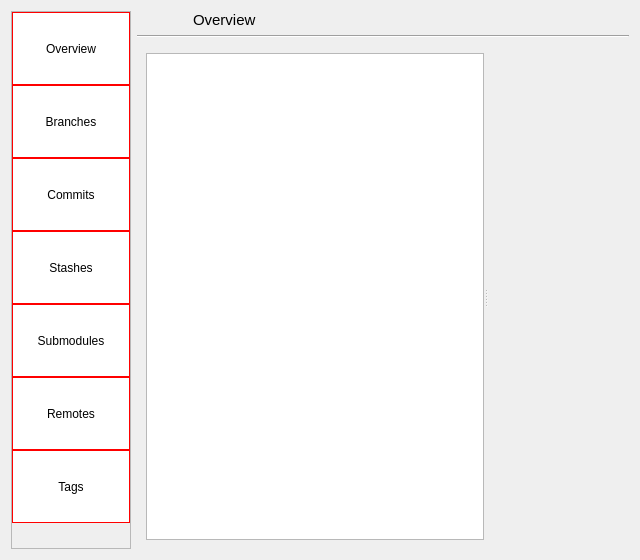
<?xml version="1.0" encoding="UTF-8"?>
<ui version="4.0">
 <class>MainWidget</class>
 <widget class="QWidget" name="MainWidget">
  <property name="geometry">
   <rect>
    <x>0</x>
    <y>0</y>
    <width>640</width>
    <height>560</height>
   </rect>
  </property>
  <property name="windowTitle">
   <string>Form</string>
  </property>
  <layout class="QHBoxLayout" name="horizontalLayout_6">
   <item>
    <widget class="QScrollArea" name="scrollAreaPages">
     <property name="maximumSize">
      <size>
       <width>120</width>
       <height>16777215</height>
      </size>
     </property>
     <property name="styleSheet">
      <string notr="true">QScrollArea2 {
	
	background-color: rgb(255, 255, 255);
}
QToolButto2 {
	height: 32px;
	padding-top: 9px;
	padding-bottom: 9px;

	
	background-color: rgb(255, 255, 255);
	border: none;
}</string>
     </property>
     <property name="horizontalScrollBarPolicy">
      <enum>Qt::ScrollBarAlwaysOff</enum>
     </property>
     <property name="widgetResizable">
      <bool>true</bool>
     </property>
     <widget class="QWidget" name="scrollAreaWidgetContents">
      <property name="geometry">
       <rect>
        <x>0</x>
        <y>0</y>
        <width>116</width>
        <height>544</height>
       </rect>
      </property>
      <property name="styleSheet">
       <string notr="true">QToolButton {
            background-color: white;
            border: 1px solid red;
            padding-top: 10px;
            padding-bottom: 10px;
			height: 48px;
        }</string>
      </property>
      <layout class="QVBoxLayout" name="verticalLayout_9">
       <property name="spacing">
        <number>0</number>
       </property>
       <property name="leftMargin">
        <number>0</number>
       </property>
       <property name="topMargin">
        <number>0</number>
       </property>
       <property name="rightMargin">
        <number>0</number>
       </property>
       <property name="bottomMargin">
        <number>0</number>
       </property>
       <item>
        <widget class="QToolButton" name="toolButtonOverview">
         <property name="sizePolicy">
          <sizepolicy hsizetype="Minimum" vsizetype="Fixed">
           <horstretch>0</horstretch>
           <verstretch>0</verstretch>
          </sizepolicy>
         </property>
         <property name="text">
          <string>Overview</string>
         </property>
         <property name="icon">
          <iconset theme="git-overview"/>
         </property>
         <property name="iconSize">
          <size>
           <width>24</width>
           <height>24</height>
          </size>
         </property>
         <property name="checkable">
          <bool>true</bool>
         </property>
         <property name="toolButtonStyle">
          <enum>Qt::ToolButtonTextUnderIcon</enum>
         </property>
        </widget>
       </item>
       <item>
        <widget class="QToolButton" name="toolButtonBranches">
         <property name="sizePolicy">
          <sizepolicy hsizetype="Minimum" vsizetype="Fixed">
           <horstretch>0</horstretch>
           <verstretch>0</verstretch>
          </sizepolicy>
         </property>
         <property name="text">
          <string>Branches</string>
         </property>
         <property name="icon">
          <iconset theme="git-branch"/>
         </property>
         <property name="iconSize">
          <size>
           <width>24</width>
           <height>24</height>
          </size>
         </property>
         <property name="checkable">
          <bool>true</bool>
         </property>
         <property name="toolButtonStyle">
          <enum>Qt::ToolButtonTextUnderIcon</enum>
         </property>
        </widget>
       </item>
       <item>
        <widget class="QToolButton" name="toolButtonCommits">
         <property name="sizePolicy">
          <sizepolicy hsizetype="Minimum" vsizetype="Fixed">
           <horstretch>0</horstretch>
           <verstretch>0</verstretch>
          </sizepolicy>
         </property>
         <property name="text">
          <string>Commits</string>
         </property>
         <property name="icon">
          <iconset theme="git-commit"/>
         </property>
         <property name="iconSize">
          <size>
           <width>24</width>
           <height>24</height>
          </size>
         </property>
         <property name="checkable">
          <bool>true</bool>
         </property>
         <property name="toolButtonStyle">
          <enum>Qt::ToolButtonTextUnderIcon</enum>
         </property>
        </widget>
       </item>
       <item>
        <widget class="QToolButton" name="toolButtonStashes">
         <property name="sizePolicy">
          <sizepolicy hsizetype="Minimum" vsizetype="Fixed">
           <horstretch>0</horstretch>
           <verstretch>0</verstretch>
          </sizepolicy>
         </property>
         <property name="text">
          <string>Stashes</string>
         </property>
         <property name="icon">
          <iconset theme="git-stash"/>
         </property>
         <property name="iconSize">
          <size>
           <width>24</width>
           <height>24</height>
          </size>
         </property>
         <property name="checkable">
          <bool>true</bool>
         </property>
         <property name="toolButtonStyle">
          <enum>Qt::ToolButtonTextUnderIcon</enum>
         </property>
        </widget>
       </item>
       <item>
        <widget class="QToolButton" name="toolButtonSubmodules">
         <property name="sizePolicy">
          <sizepolicy hsizetype="Minimum" vsizetype="Fixed">
           <horstretch>0</horstretch>
           <verstretch>0</verstretch>
          </sizepolicy>
         </property>
         <property name="text">
          <string>Submodules</string>
         </property>
         <property name="icon">
          <iconset theme="git-submodules"/>
         </property>
         <property name="iconSize">
          <size>
           <width>24</width>
           <height>24</height>
          </size>
         </property>
         <property name="checkable">
          <bool>true</bool>
         </property>
         <property name="toolButtonStyle">
          <enum>Qt::ToolButtonTextUnderIcon</enum>
         </property>
        </widget>
       </item>
       <item>
        <widget class="QToolButton" name="toolButtonRemotes">
         <property name="sizePolicy">
          <sizepolicy hsizetype="Minimum" vsizetype="Fixed">
           <horstretch>0</horstretch>
           <verstretch>0</verstretch>
          </sizepolicy>
         </property>
         <property name="text">
          <string>Remotes</string>
         </property>
         <property name="icon">
          <iconset theme="git-remote"/>
         </property>
         <property name="iconSize">
          <size>
           <width>24</width>
           <height>24</height>
          </size>
         </property>
         <property name="checkable">
          <bool>true</bool>
         </property>
         <property name="toolButtonStyle">
          <enum>Qt::ToolButtonTextUnderIcon</enum>
         </property>
        </widget>
       </item>
       <item>
        <widget class="QToolButton" name="toolButtonTags">
         <property name="sizePolicy">
          <sizepolicy hsizetype="Minimum" vsizetype="Fixed">
           <horstretch>0</horstretch>
           <verstretch>0</verstretch>
          </sizepolicy>
         </property>
         <property name="text">
          <string>Tags</string>
         </property>
         <property name="icon">
          <iconset theme="git-tag"/>
         </property>
         <property name="iconSize">
          <size>
           <width>24</width>
           <height>24</height>
          </size>
         </property>
         <property name="checkable">
          <bool>true</bool>
         </property>
         <property name="toolButtonStyle">
          <enum>Qt::ToolButtonTextUnderIcon</enum>
         </property>
        </widget>
       </item>
       <item>
        <spacer name="verticalSpacer_3">
         <property name="orientation">
          <enum>Qt::Vertical</enum>
         </property>
         <property name="sizeHint" stdset="0">
          <size>
           <width>20</width>
           <height>246</height>
          </size>
         </property>
        </spacer>
       </item>
      </layout>
     </widget>
    </widget>
   </item>
   <item>
    <layout class="QVBoxLayout" name="verticalLayout_7">
     <item>
      <layout class="QHBoxLayout" name="horizontalLayout_2">
       <property name="topMargin">
        <number>0</number>
       </property>
       <item>
        <widget class="QLabel" name="labelPageIcon">
         <property name="sizePolicy">
          <sizepolicy hsizetype="Fixed" vsizetype="Preferred">
           <horstretch>50</horstretch>
           <verstretch>0</verstretch>
          </sizepolicy>
         </property>
         <property name="minimumSize">
          <size>
           <width>50</width>
           <height>0</height>
          </size>
         </property>
         <property name="text">
          <string/>
         </property>
        </widget>
       </item>
       <item>
        <widget class="QLabel" name="labelTitle">
         <property name="font">
          <font>
           <pointsize>11</pointsize>
          </font>
         </property>
         <property name="styleSheet">
          <string notr="true">border-left: 1px solid gray;</string>
         </property>
         <property name="text">
          <string>Overview</string>
         </property>
        </widget>
       </item>
      </layout>
     </item>
     <item>
      <widget class="Line" name="line">
       <property name="orientation">
        <enum>Qt::Horizontal</enum>
       </property>
      </widget>
     </item>
     <item>
      <widget class="QStackedWidget" name="stackedWidget">
       <property name="currentIndex">
        <number>2</number>
       </property>
       <widget class="QWidget" name="pageOverView">
        <layout class="QVBoxLayout" name="verticalLayout_3">
         <property name="leftMargin">
          <number>0</number>
         </property>
         <property name="topMargin">
          <number>0</number>
         </property>
         <property name="rightMargin">
          <number>0</number>
         </property>
         <property name="bottomMargin">
          <number>0</number>
         </property>
         <item>
          <widget class="HistoryViewWidget" name="widget" native="true"/>
         </item>
        </layout>
       </widget>
       <widget class="QWidget" name="pageBranchesStatuses">
        <layout class="QVBoxLayout" name="verticalLayout_2">
         <property name="leftMargin">
          <number>0</number>
         </property>
         <property name="topMargin">
          <number>0</number>
         </property>
         <property name="rightMargin">
          <number>0</number>
         </property>
         <property name="bottomMargin">
          <number>0</number>
         </property>
         <item>
          <widget class="BranchesStatusWidget" name="widgetBranches" native="true"/>
         </item>
        </layout>
       </widget>
       <widget class="QWidget" name="pageCommits">
        <layout class="QVBoxLayout" name="verticalLayout">
         <item>
          <widget class="QSplitter" name="splitter">
           <property name="orientation">
            <enum>Qt::Horizontal</enum>
           </property>
           <property name="childrenCollapsible">
            <bool>false</bool>
           </property>
           <widget class="QTreeView" name="treeViewRepo">
            <property name="contextMenuPolicy">
             <enum>Qt::CustomContextMenu</enum>
            </property>
            <attribute name="headerVisible">
             <bool>false</bool>
            </attribute>
           </widget>
           <widget class="HistoryViewWidget" name="widgetCommitsView" native="true"/>
          </widget>
         </item>
        </layout>
       </widget>
       <widget class="QWidget" name="pageStash">
        <layout class="QVBoxLayout" name="verticalLayout_4">
         <item>
          <widget class="StashesWidget" name="widget_2" native="true"/>
         </item>
        </layout>
       </widget>
       <widget class="QWidget" name="pageRemote">
        <layout class="QVBoxLayout" name="verticalLayout_8">
         <property name="leftMargin">
          <number>0</number>
         </property>
         <property name="topMargin">
          <number>0</number>
         </property>
         <property name="rightMargin">
          <number>0</number>
         </property>
         <property name="bottomMargin">
          <number>0</number>
         </property>
         <item>
          <widget class="RemotesWidget" name="widgetBranchDetails" native="true"/>
         </item>
        </layout>
       </widget>
       <widget class="QWidget" name="pageTags">
        <layout class="QVBoxLayout" name="verticalLayout_6">
         <property name="leftMargin">
          <number>0</number>
         </property>
         <property name="topMargin">
          <number>0</number>
         </property>
         <property name="rightMargin">
          <number>0</number>
         </property>
         <property name="bottomMargin">
          <number>0</number>
         </property>
         <item>
          <widget class="QListWidget" name="listWidgetTags"/>
         </item>
         <item>
          <layout class="QHBoxLayout" name="horizontalLayout_4">
           <item>
            <spacer name="horizontalSpacer_3">
             <property name="orientation">
              <enum>Qt::Horizontal</enum>
             </property>
             <property name="sizeHint" stdset="0">
              <size>
               <width>40</width>
               <height>20</height>
              </size>
             </property>
            </spacer>
           </item>
           <item>
            <widget class="QPushButton" name="pushButtonAddTag">
             <property name="text">
              <string>Add</string>
             </property>
            </widget>
           </item>
          </layout>
         </item>
        </layout>
       </widget>
       <widget class="QWidget" name="pageSubmodules">
        <layout class="QVBoxLayout" name="verticalLayout_5">
         <property name="leftMargin">
          <number>0</number>
         </property>
         <property name="topMargin">
          <number>0</number>
         </property>
         <property name="rightMargin">
          <number>0</number>
         </property>
         <property name="bottomMargin">
          <number>0</number>
         </property>
         <item>
          <widget class="SubmodulesWidget" name="widget_3" native="true"/>
         </item>
        </layout>
       </widget>
      </widget>
     </item>
    </layout>
   </item>
  </layout>
 </widget>
 <customwidgets>
  <customwidget>
   <class>HistoryViewWidget</class>
   <extends>QWidget</extends>
   <header>widgets/historyviewwidget.h</header>
   <container>1</container>
  </customwidget>
  <customwidget>
   <class>BranchesStatusWidget</class>
   <extends>QWidget</extends>
   <header>widgets/branchesstatuswidget.h</header>
   <container>1</container>
  </customwidget>
  <customwidget>
   <class>RemotesWidget</class>
   <extends>QWidget</extends>
   <header>widgets/remoteswidget.h</header>
   <container>1</container>
  </customwidget>
  <customwidget>
   <class>StashesWidget</class>
   <extends>QWidget</extends>
   <header>widgets/stasheswidget.h</header>
   <container>1</container>
  </customwidget>
  <customwidget>
   <class>SubmodulesWidget</class>
   <extends>QWidget</extends>
   <header>widgets/submoduleswidget.h</header>
   <container>1</container>
  </customwidget>
 </customwidgets>
 <resources/>
 <connections/>
 <slots>
  <slot>pageButtons_clicked()</slot>
 </slots>
</ui>
